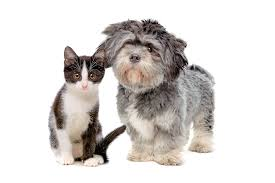
#> input picture static/domesticAnimals.jpg, 275 x 183 px
$ python is_a_Cat.py
#> lines starting #> are read from the running program, lines starting #| are printed output that depends on the picture; after the words box and inside, x2 and y2 are one past the last pixel; in counts of white or black regions, pixels touching at a corner belong together
import cv2

# Load the pre-trained Haar Cascade classifier for cat faces
cat_cascade = cv2.CascadeClassifier(cv2.data.haarcascades + 'haarcascade_frontalcatface.xml')

def detect_cat(image_path):
    # Read the image
#> called with image_path = 'static/domesticAnimals.jpg'
    image = cv2.imread(image_path)
#> image is the input picture: shape (183, 275, 3); mean B, G, R 212.5, 215, 218.9
    # Convert to grayscale
    gray = cv2.cvtColor(image, cv2.COLOR_BGR2GRAY)
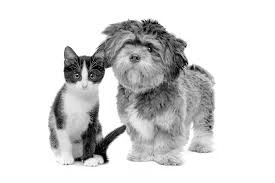
#> gray: shape (183, 275); min 0, max 255, mean 215.9
    # Detect cats
    cats = cat_cascade.detectMultiScale(gray, scaleFactor=1.1, minNeighbors=5)
#> cats = [[66, 59, 37, 37]]

    # Draw rectangles around detected cats
    for (x, y, w, h) in cats:
        cv2.rectangle(image, (x, y), (x+w, y+h), (255, 0, 0), 2)
#> this loop made 1 pass
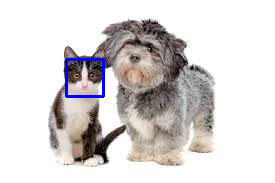
#> image: shape (183, 275, 3); 0.87% of pixels changed, all inside (x1, y1, x2, y2) = (65, 58, 105, 98)

    # Display the output
    cv2.imshow('Cat Detection', image)
    cv2.waitKey(0)
    cv2.destroyAllWindows()

# Example usage
detect_cat('static/domesticAnimals.jpg')
